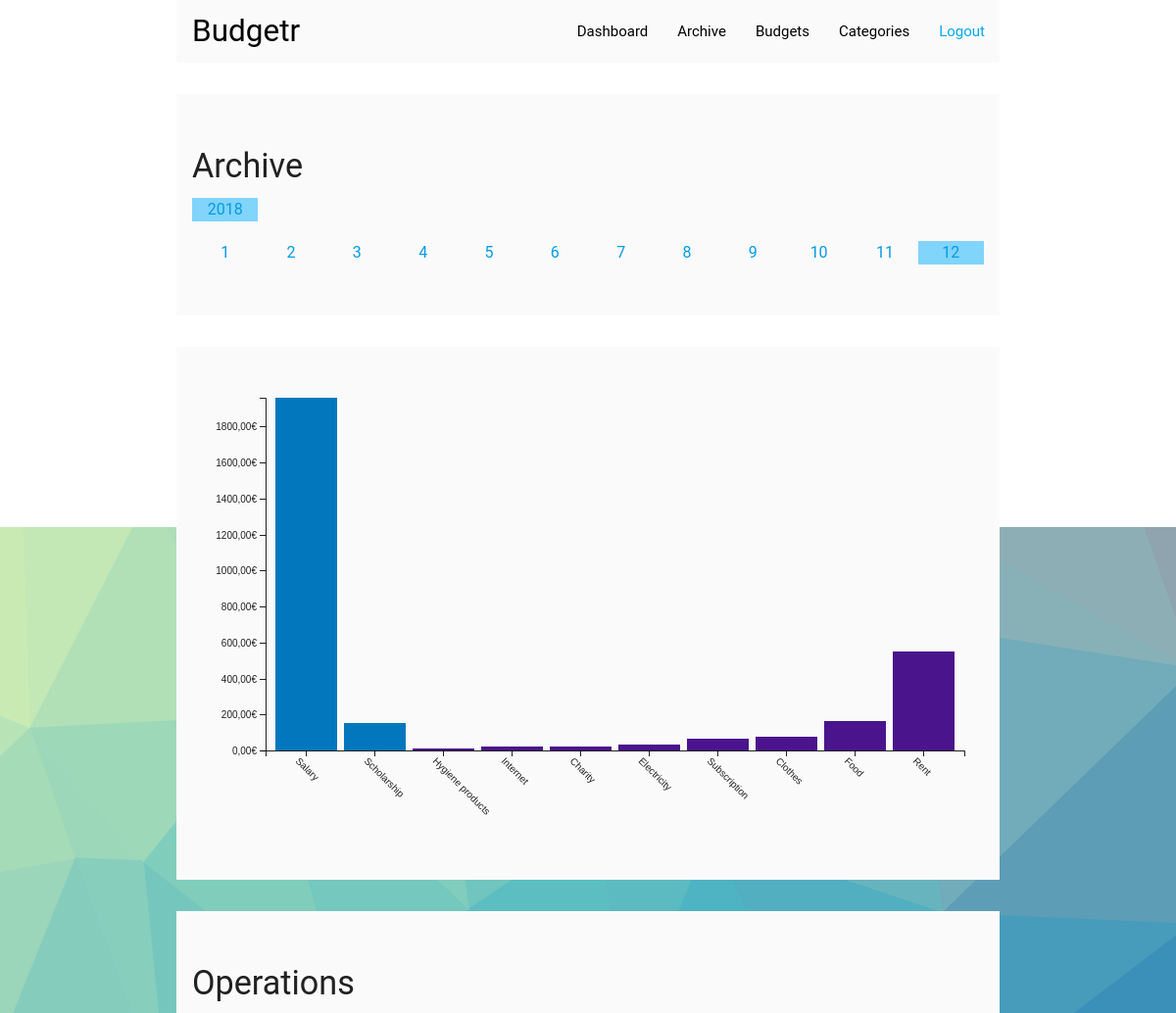
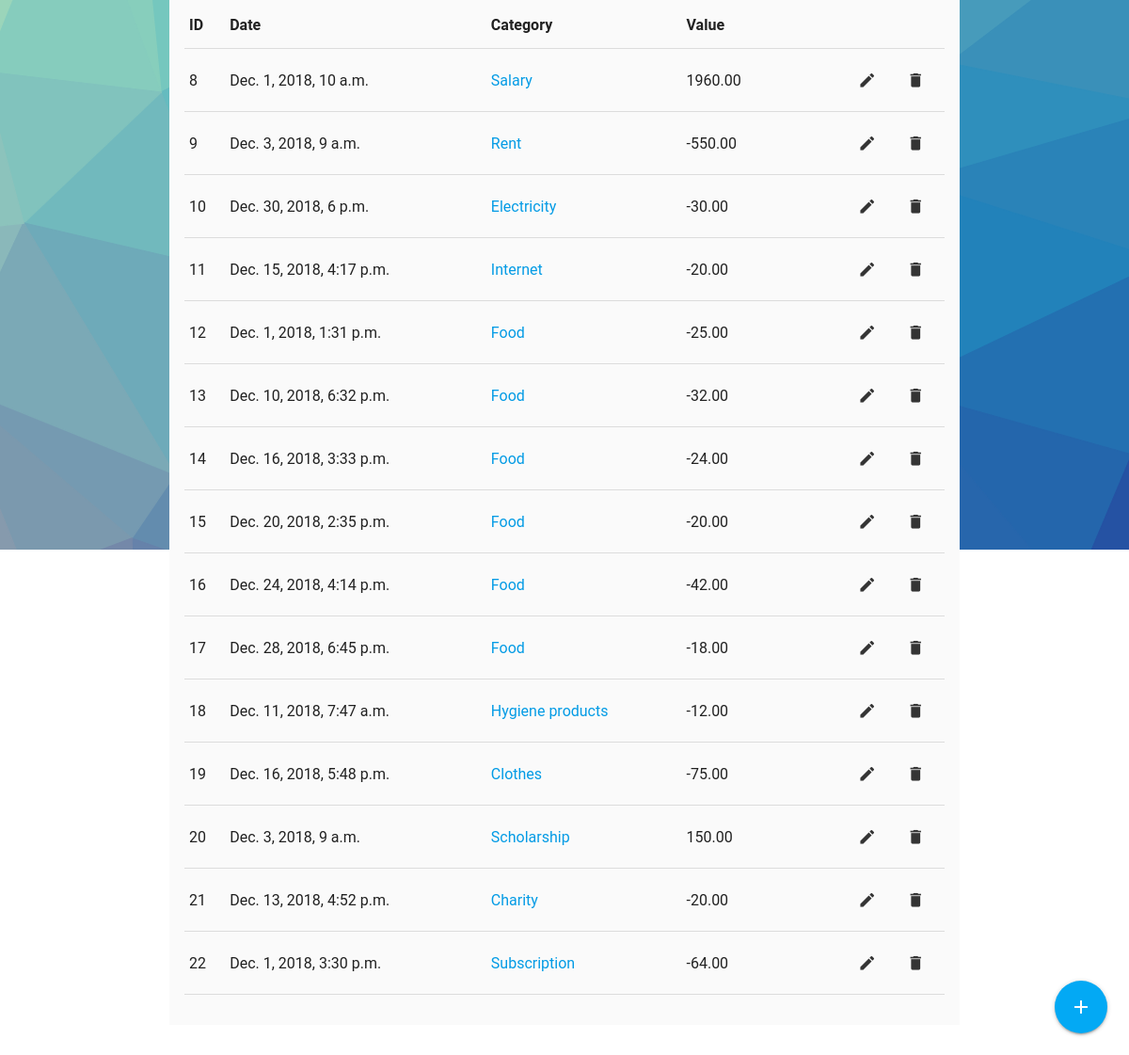
/budget/archive/ (signed in), run on the app's committed database (2 pictures, top to bottom).
### budget/models.py (models this page shows, shortened)
class Operation(models.Model):
    datetime = models.DateTimeField()
    category = models.ForeignKey(Category, on_delete=models.DO_NOTHING, null=True, blank=True)
    parent_budget = models.ForeignKey(Budget,
                                      on_delete=models.DO_NOTHING,
                                      null=True,
                                      blank=True,
                                      related_name='parent_budget')
    child_budget = models.ForeignKey(Budget,
                                     on_delete=models.DO_NOTHING,
                                     null=True,
                                     blank=True,
                                     related_name='child_budget')
    user = models.ForeignKey(User, on_delete=models.DO_NOTHING)
    value = models.DecimalField(max_digits=8, decimal_places=2)
    description = models.TextField(max_length=250, null=True, blank=True)

class Category(MPTTModel):
    class Meta:
        verbose_name_plural = "Categories"
    parent = TreeForeignKey('self', on_delete=models.CASCADE, null=True, blank=True, related_name='children')
    name = models.CharField(max_length=55)
    user = models.ForeignKey(User, on_delete=models.DO_NOTHING)
    def __str__(self):
        return str(self.name)

### budget/views.py (the view)
# urls.py: path('archive/', views.archive, name='budget_archive'),
@login_required
def archive(request):
    operations = Operation.objects.filter(user=request.user)
    first_operation = operations.first()
    last_operation = operations.last()
    first_year = first_operation.datetime.year
    last_year = last_operation.datetime.year
    years = list(range(first_year, last_year + 1))
    months = [1, 2, 3, 4, 5, 6, 7, 8, 9, 10, 11, 12]
    active_year = request.GET.get('active_year')
    active_month = request.GET.get('active_month')
    if active_year is None:
        active_year = timezone.now().year
    else:
        active_year = int(active_year)
    if active_month is None:
        active_month = timezone.now().month
    else:
        active_month = int(active_month)
    operations = operations.filter(datetime__year=active_year, datetime__month=active_month)
    categories = operations.values('category').annotate(value_sum=Sum('value')).order_by('-value_sum')
    categories = list(categories.values('category__name', 'value_sum'))
    categories = json.dumps(categories, indent=4, cls=DecimalEncoder)
    context = {
        'years': years,
        'months': months,
        'operations': operations,
        'categories': categories,
        'active_year': int(active_year),
        'active_month': int(active_month),
    }
    return render(request, 'budget/archive.html', context)

### budget/views.py (called while the page is built)
    def default(self, o):
        if isinstance(o, decimal.Decimal):
            return float(o)
        return super(DecimalEncoder, self).default(o)

### templates/budget/archive.html (shortened to what this page needs)
{% extends 'budget/budget_layout.html' %}
{% load static %}
{% load mptt_tags %}
{% block content %}
    <div class="content">
        <h4>Archive</h4>
        <div class="row">
            {% for year in years %}
                {% if year == active_year %}
                    <div class="col s1 center light-blue lighten-3">
                        <a href="{% url 'budget_archive' %}?active_year={{ year }}&active_month={{ active_month }}">{{ year }}</a>
                    </div>
                {% else %}
                    <div class="col s1 center">
                        <a href="{% url 'budget_archive' %}?active_year={{ year }}&active_month={{ active_month }}">{{ year }}</a>
                    </div>
                {% endif %}
            {% endfor %}
        </div>
        <div class="row">
            {% for month in months %}
                {% if month == active_month %}
                    <div class="col s1 center light-blue lighten-3">
                        <a href="{% url 'budget_archive' %}?active_year={{ active_year }}&active_month={{ month }}">{{ month }}</a>
                    </div>
                {% else %}
                    <div class="col s1 center">
                        <a href="{% url 'budget_archive' %}?active_year={{ active_year }}&active_month={{ month }}">{{ month }}</a>
                    </div>
                {% endif %}
            {% endfor %}
        </div>
    </div>
    {% if operations.all %}
    <div class="content">
        <svg id="chart"></svg>
    </div>
    {% endif %}
    <div class="content">
    <h4>Operations</h4>
        {% if operations.all %}
        <table id="operations-table" class="highlight">
            <thead>
                <tr>
                    <th>ID</th>
                    <th>Date</th>
                    <th>Category</th>
                    <th>Value</th>
                    <th></th>
                </tr>
            </thead>
            <tbody>
                {% include 'budget/includes/partial_operation_list.html' %}
            </tbody>
        </table>
        {% else %}
            There are no operations to show.
        {% endif %}
    </div>
    <div class="fixed-action-btn">
        <a class="btn-floating btn-large waves-effect waves-light light-blue"><i class="material-icons">add</i></a>
    </div>
{% endblock %}

### templates/budget/includes/partial_operation_list.html
{% for operation in operations %}
    <tr>
        <td>{{ operation.pk }}</td>
        <td>{{ operation.datetime }}</td>
        <td><a href="{% url 'budget_category_details' operation.category.id %}">{{ operation.category }}</a></td>
        <td>{{ operation.value }}</td>
        <td>
            <button class="waves-effect btn-flat right js-operation-delete" type="button" data-url="{% url 'budget_operation_delete' operation.id %}">
                <i class="material-icons center">delete</i>
            </button>
            <button class="waves-effect btn-flat right js-operation-update" type="button" data-url="{% url 'budget_operation_update' operation.id %}">
                <i class="material-icons center">edit</i>
            </button>
        </td>
    </tr>
{% endfor %}

### static/css/main.css (style rules this page uses)
body { background-image: url(trianglify.svg); background-position: center; background-repeat: no-repeat; background-attachment: fixed; font-family: "Roboto", "Lucida Grande", Verdana, Arial, sans-serif; font-size: 16px; margin: 0; }
.content { background-color: #fafafa; margin: 0 0 2em 0; padding: 2em 1em 2em 1em; }
#chart { width: 100%; height: 480px; }

### data on the page
Operation: pk "8", datetime "Dec. 1, 2018, 10 a.m.", category "Salary", value "1960.00"
Operation: pk "9", datetime "Dec. 3, 2018, 9 a.m.", category "Rent", value "-550.00"
Operation: pk "10", datetime "Dec. 30, 2018, 6 p.m.", category "Electricity", value "-30.00"
Operation: pk "11", datetime "Dec. 15, 2018, 4:17 p.m.", category "Internet", value "-20.00"
Operation: pk "12", datetime "Dec. 1, 2018, 1:31 p.m.", category "Food", value "-25.00"
Operation: pk "13", datetime "Dec. 10, 2018, 6:32 p.m.", category "Food", value "-32.00"
Operation: pk "14", datetime "Dec. 16, 2018, 3:33 p.m.", category "Food", value "-24.00"
Operation: pk "15", datetime "Dec. 20, 2018, 2:35 p.m.", category "Food", value "-20.00"
Operation: pk "16", datetime "Dec. 24, 2018, 4:14 p.m.", category "Food", value "-42.00"
Operation: pk "17", datetime "Dec. 28, 2018, 6:45 p.m.", category "Food", value "-18.00"
Operation: pk "18", datetime "Dec. 11, 2018, 7:47 a.m.", category "Hygiene products", value "-12.00"
Operation: pk "19", datetime "Dec. 16, 2018, 5:48 p.m.", category "Clothes", value "-75.00"
Operation: pk "20", datetime "Dec. 3, 2018, 9 a.m.", category "Scholarship", value "150.00"
Operation: pk "21", datetime "Dec. 13, 2018, 4:52 p.m.", category "Charity", value "-20.00"
Operation: pk "22", datetime "Dec. 1, 2018, 3:30 p.m.", category "Subscription", value "-64.00"

### other printed values
{{ year }} "2018"
{{ month }} "1" "2" "3" "4" "5" "6" "7" "8" "9" "10" "11"
{{ month }} "12"
